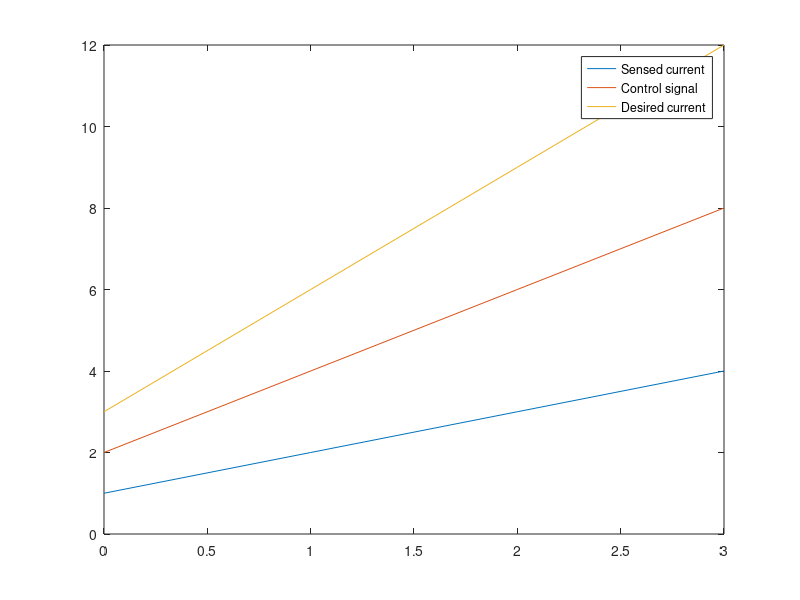

This chart was generated by the following MATLAB code:
data=load('data.txt');
sensed=data(:,1);
effort=data(:,2);
desired=data(:,3);

plot(0:size(data,1)-1,sensed,0:size(data,1)-1,effort,0:size(data,1)-1,desired);

legend('Sensed current','Control signal','Desired current');